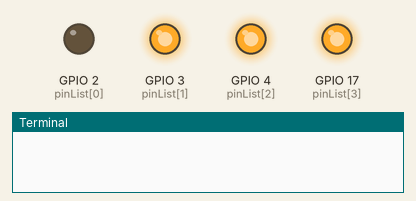
A program run on a simulated Raspberry Pi (BCM pin numbers). Shown: output pins drawn as LEDs (lit = HIGH), the last lines printed to the terminal. At 2.4 s the program stops and its outputs stay as they are.

Above: at 0.1 s.
At 0.5 s:
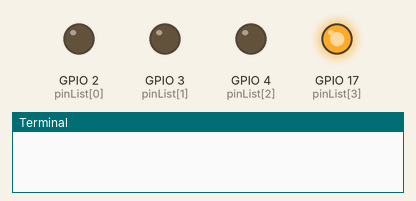
At 1.3 s:
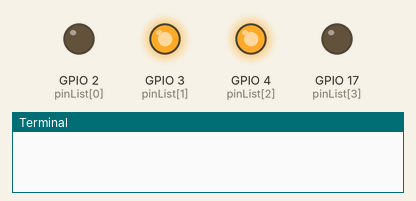
At 1.9 s:
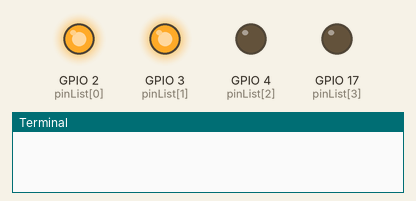
At 2.5 s:
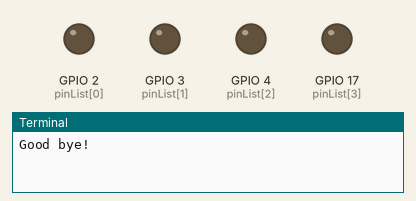
Timing chart, 0 to 3.9 s (numbered marks = the images above):
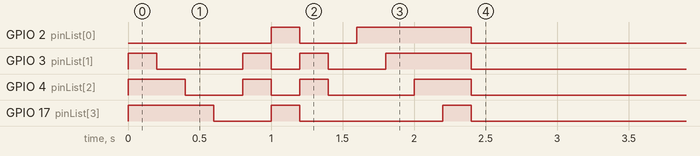

Measured:
- by itself, GPIO 2 (pinList[0]): LOW → HIGH at 1.0 s, → LOW 0.20 s later, → HIGH 0.40 s later, → LOW 0.80 s later
- by itself, GPIO 3 (pinList[1]): LOW → HIGH at 0.00 s, → LOW 0.20 s later, → HIGH 0.60 s later, → LOW 0.20 s later, … (8 changes in this stretch)
- by itself, GPIO 4 (pinList[2]): LOW → HIGH at 0.00 s, → LOW 0.40 s later, → HIGH 0.40 s later, → LOW 0.20 s later, … (8 changes in this stretch)
- by itself, GPIO 17 (pinList[3]): goes HIGH 0.60 s, LOW 0.40 s, HIGH 0.20 s, LOW 1.0 s, HIGH 0.20 s, then LOW

The program:

script3.py
```python
#!/usr/bin/python
import RPi.GPIO as GPIO
import time

GPIO.setmode(GPIO.BCM)

# init list with pin numbers

pinList = [2, 3, 4, 17]

# loop through pins and set mode and state to 'high'

for i in pinList:
    GPIO.setup(i, GPIO.OUT)
    GPIO.output(i, GPIO.HIGH)

# time to sleep between operations in the main loop

SleepTimeL = 0.2

# main loop

try:
  GPIO.output(2, GPIO.LOW)
  time.sleep(SleepTimeL);

  GPIO.output(3, GPIO.LOW)
  time.sleep(SleepTimeL);

  GPIO.output(4, GPIO.LOW)
  time.sleep(SleepTimeL);

  GPIO.output(17, GPIO.LOW)
  time.sleep(SleepTimeL);

  GPIO.output(3, GPIO.HIGH)
  GPIO.output(4, GPIO.HIGH)
  time.sleep(SleepTimeL);

  GPIO.output(2, GPIO.HIGH)
  GPIO.output(17, GPIO.HIGH)
  GPIO.output(3, GPIO.LOW)
  GPIO.output(4, GPIO.LOW)
  time.sleep(SleepTimeL);

  GPIO.output(2, GPIO.LOW)
  GPIO.output(17, GPIO.LOW)
  GPIO.output(3, GPIO.HIGH)
  GPIO.output(4, GPIO.HIGH)
  time.sleep(SleepTimeL);

  GPIO.output(3, GPIO.LOW)
  GPIO.output(4, GPIO.LOW)
  time.sleep(SleepTimeL);

  GPIO.output(2, GPIO.HIGH)
  time.sleep(SleepTimeL);

  GPIO.output(3, GPIO.HIGH)
  time.sleep(SleepTimeL);

  GPIO.output(4, GPIO.HIGH)
  time.sleep(SleepTimeL);

  GPIO.output(17, GPIO.HIGH)
  time.sleep(SleepTimeL);

  GPIO.cleanup()
  print "Good bye!"

# End program cleanly with keyboard
except KeyboardInterrupt:
  print "  Quit"

  # Reset GPIO settings
  GPIO.cleanup()

# find more information on this script at
# http://youtu.be/WpM1aq4B8-A
```
